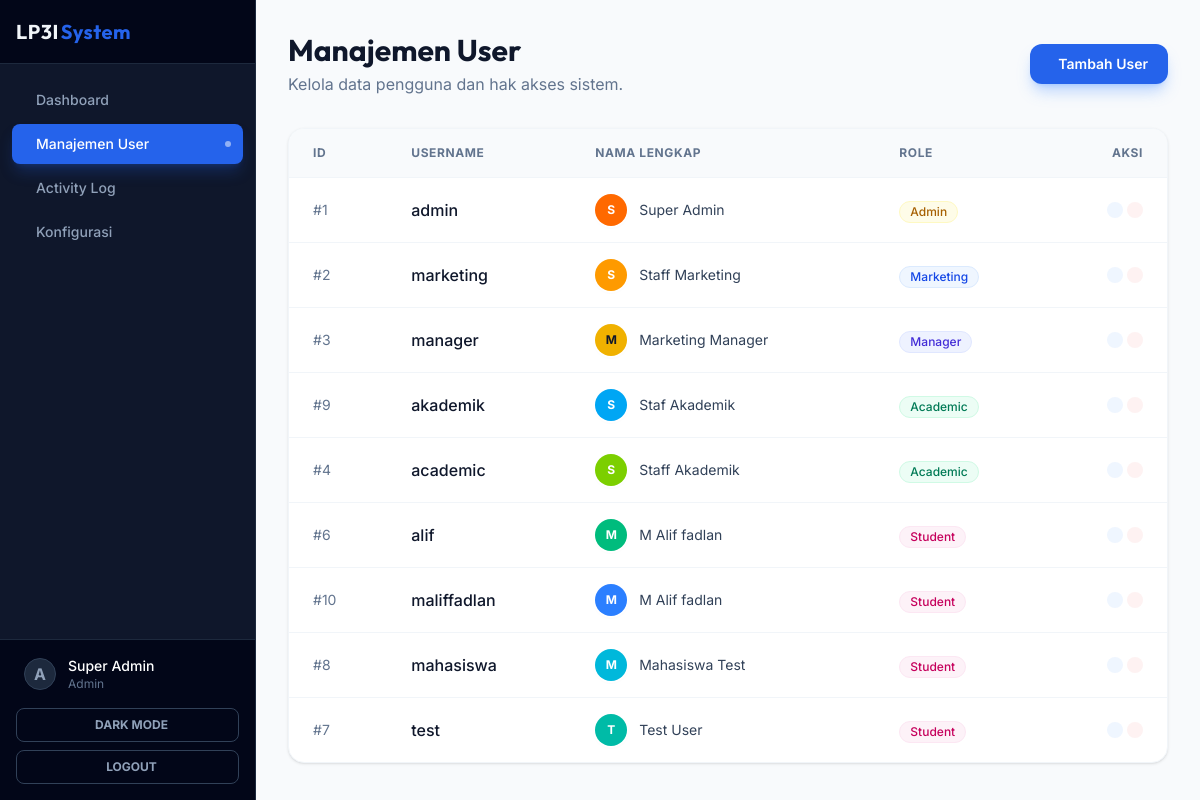
Screenshot of /src/admin/users.php (signed in) with the database file from the repository.
### tables this page shows
CREATE TABLE `users` (
  `id` int(11) NOT NULL,
  `username` varchar(50) NOT NULL,
  `password` varchar(255) NOT NULL,
  `full_name` varchar(100) NOT NULL,
  `role` enum('admin','marketing','manager','academic','student') NOT NULL,
  `created_at` timestamp NOT NULL DEFAULT current_timestamp()
);

### src/admin/users.php (the view, shortened to what this page needs)
<?php
require_once '../../config/database.php';
$result = $conn->query("SELECT * FROM users ORDER BY role, full_name");
?>
<?php include '../../templates/header.php'; ?>
<?php include '../../templates/sidebar.php'; ?>
<main class="flex-1 flex flex-col min-w-0 overflow-hidden bg-slate-50">
    <div class="flex-1 overflow-auto p-4 lg:p-8 animate-fade-in">
        <div class="flex flex-col sm:flex-row sm:items-center justify-between gap-4 mb-8">
            <div>
                <h1 class="text-3xl font-display font-bold text-slate-900 mb-1">Manajemen User</h1>
                <p class="text-slate-500">Kelola data pengguna dan hak akses sistem.</p>
            </div>
            <a href="user_form.php" class="inline-flex items-center gap-2 px-5 py-2.5 bg-primary text-white text-sm font-semibold rounded-xl hover:bg-blue-600 shadow-lg shadow-blue-500/30 transition-all hover:scale-105">
                <ion-icon name="add-circle-outline" class="text-xl"></ion-icon> Tambah User
            </a>
        </div>
        <div class="bg-white rounded-2xl shadow-sm border border-slate-100 overflow-hidden">
            <div class="overflow-x-auto">
                <table class="w-full text-left border-collapse">
                    <thead>
                        <tr class="bg-slate-50 border-b border-slate-100 text-xs uppercase tracking-wider text-slate-500 font-semibold">
                            <th class="px-6 py-4">ID</th>
                            <th class="px-6 py-4">Username</th>
                            <th class="px-6 py-4">Nama Lengkap</th>
                            <th class="px-6 py-4">Role</th>
                            <th class="px-6 py-4 text-right">Aksi</th>
                        </tr>
                    </thead>
                    <tbody class="divide-y divide-slate-100">
                        <?php while ($row = $result->fetch_assoc()): ?>
                        <tr class="hover:bg-slate-50/50 transition-colors group">
                            <td class="px-6 py-4 text-sm text-slate-500">#<?= $row['id'] ?></td>
                            <td class="px-6 py-4">
                                <span class="font-medium text-slate-900"><?= htmlspecialchars($row['username']) ?></span>
                            </td>
                            <td class="px-6 py-4">
                                <?php
                                $avatarColors = [
                                    ['bg' => 'bg-red-500', 'text' => 'text-white'],
                                    ['bg' => 'bg-orange-500', 'text' => 'text-white'],
                                    ['bg' => 'bg-amber-500', 'text' => 'text-white'],
                                    ['bg' => 'bg-yellow-500', 'text' => 'text-slate-900'],
                                    ['bg' => 'bg-lime-500', 'text' => 'text-white'],
                                    ['bg' => 'bg-green-500', 'text' => 'text-white'],
                                    ['bg' => 'bg-emerald-500', 'text' => 'text-white'],
                                    ['bg' => 'bg-teal-500', 'text' => 'text-white'],
                                    ['bg' => 'bg-cyan-500', 'text' => 'text-white'],
                                    ['bg' => 'bg-sky-500', 'text' => 'text-white'],
                                    ['bg' => 'bg-blue-500', 'text' => 'text-white'],
                                    ['bg' => 'bg-indigo-500', 'text' => 'text-white'],
                                    ['bg' => 'bg-violet-500', 'text' => 'text-white'],
                                    ['bg' => 'bg-purple-500', 'text' => 'text-white'],
                                    ['bg' => 'bg-fuchsia-500', 'text' => 'text-white'],
                                    ['bg' => 'bg-pink-500', 'text' => 'text-white'],
                                    ['bg' => 'bg-rose-500', 'text' => 'text-white'],
                                ];
                                $colorIndex = $row['id'] % count($avatarColors);
                                $avatarColor = $avatarColors[$colorIndex];
                                ?>
                                <div class="flex items-center gap-3">
                                    <div class="w-8 h-8 rounded-full <?= $avatarColor['bg'] ?> <?= $avatarColor['text'] ?> flex items-center justify-center text-xs font-bold ring-2 ring-white shadow-sm">
                                        <?= strtoupper(substr($row['full_name'], 0, 1)) ?>
                                    </div>
                                    <span class="text-sm text-slate-700"><?= htmlspecialchars($row['full_name']) ?></span>
                                </div>
                            </td>
                            <td class="px-6 py-4">
                                <?php
                                $bgClass = match($row['role']) {
                                    'admin' => 'bg-yellow-50 text-yellow-700 border-yellow-100',
                                    'marketing' => 'bg-blue-50 text-blue-700 border-blue-100',
                                    'manager' => 'bg-indigo-50 text-indigo-700 border-indigo-100',
                                    'academic' => 'bg-emerald-50 text-emerald-700 border-emerald-100',
                                    'student' => 'bg-pink-50 text-pink-700 border-pink-100',
                                    default => 'bg-slate-50 text-slate-600 border-slate-100'
                                };
                                ?>
                                <span class="inline-flex items-center px-2.5 py-0.5 rounded-full text-xs font-medium border <?= $bgClass ?>">
                                    <?= ucfirst($row['role']) ?>
                                </span>
                            </td>
                            <td class="px-6 py-4 text-right">
                                <div class="flex items-center justify-end gap-1">
                                    <a href="user_form.php?id=<?= $row['id'] ?>" class="p-2 rounded-lg bg-blue-50 text-blue-600 hover:bg-blue-100 hover:text-blue-700 transition-colors" title="Edit">
                                    </a>
                                    <a href="users.php?delete=<?= $row['id'] ?>" onclick="return confirm('Yakin hapus user ini?')" class="p-2 rounded-lg bg-red-50 text-red-600 hover:bg-red-100 hover:text-red-700 transition-colors" title="Hapus">
                                    </a>
                                </div>
                            </td>
                        </tr>
                        <?php endwhile; ?>
                    </tbody>
                </table>
            </div>
        </div>
    </div>
</main>
<?php include '../../templates/footer.php'; ?>

### templates/header.php (style rules this page uses)
body { font-family: var(--font-sans); }
h1, h2, h3, h4, .font-display { font-family: var(--font-display); }
.animate-fade-in { animation: fadeIn 0.5s ease-out forwards; }

### rows the page displays
users: id "1", username "admin", full_name "S", full_name "Super Admin", role "Admin"
users: id "2", username "marketing", full_name "S", full_name "Staff Marketing", role "Marketing"
users: id "3", username "manager", full_name "M", full_name "Marketing Manager", role "Manager"
users: id "9", username "akademik", full_name "S", full_name "Staf Akademik", role "Academic"
users: id "4", username "academic", full_name "S", full_name "Staff Akademik", role "Academic"
users: id "6", username "alif", full_name "M", full_name "M Alif fadlan", role "Student"
users: id "10", username "maliffadlan", full_name "M", full_name "M Alif fadlan", role "Student"
users: id "8", username "mahasiswa", full_name "M", full_name "Mahasiswa Test", role "Student"
users: id "7", username "test", full_name "T", full_name "Test User", role "Student"

### other values shown
$item['label'] "Dashboard"
$item['label'] "Manajemen User"
$item['label'] "Activity Log"
$item['label'] "Konfigurasi"
substr($_SESSION['username'] ?? 'U', 0, 1) "A"
$_SESSION['full_name'] "Super Admin"
$_SESSION['role'] "Admin"
